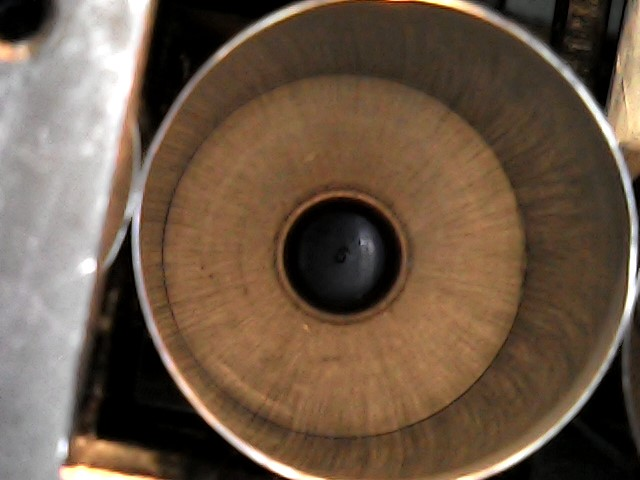
#> input picture clean_img/Img4.jpg, 640 x 480 px, given in place of A150 - 20200630_085434.jpg, which was not available
$ jupyter execute --allow-errors ImageTestingNotebook.ipynb   (shell and % lines are left out)   (text cells are left out)
#> lines starting #> are read from the running program, lines starting #| are printed output that depends on the picture; after the words box and inside, x2 and y2 are one past the last pixel; in counts of white or black regions, pixels touching at a corner belong together; pictures that were not available may be replaced by others from this repository, and a replacement may not be noted
### src/img_preprocessing.py
import cv2
import numpy as np

import settings
from utils import LITTLE_CIRCLE_SCALE


def generate_random_color():
    return [np.random.randint(0, 255) for _ in range(3)]


# [84 lines left out: functions generate_dust, get_random_point_with_dist_ref, generate_noise, not called in this run]


def dirt_img(img):
    return generate_noise(img)


def get_center_circle(img, **hough_params):
    cvt_img = img
    if len(img.shape) == 3:
        cvt_img = cv2.cvtColor(img, cv2.COLOR_BGR2GRAY)
    sigma = 2 if "sigma" not in hough_params else hough_params.pop("sigma")
    kernel_size = (
        11 if "kernel_size" not in hough_params else hough_params.pop("kernel_size")
    )
    cvt_img = cv2.GaussianBlur(
        cvt_img, (kernel_size, kernel_size), sigmaX=sigma, sigmaY=sigma
    )
    if hough_params.get("invert", False):
        cvt_img = 255 - cvt_img
    hough_params.setdefault("param1", settings.PARAM1_HOUGH)
    hough_params.setdefault("param2", settings.PARAM2_HOUGH)
    circles = cv2.HoughCircles(
        cvt_img, cv2.HOUGH_GRADIENT, 1, 10, minRadius=54, maxRadius=65, **hough_params
    )
    # cv2.circle(
    #     img, (circles[0, 0, 0], circles[0, 0, 1]), circles[0, 0, 2], (0, 0, 255), 5
    # )
    return circles[0][0]


def translate_image(img, dx, dy):
    new_img = np.zeros(img.shape, dtype=np.uint8) + img.mean(axis=(0, 1)).astype(
        np.uint8
    )

    if dx > 0 and dy > 0:
        new_img[dy:, dx:] = img[:-dy, :-dx]
    elif dx > 0 and dy < 0:
        new_img[:dy, dx:] = img[-dy:, :-dx]
    elif dx < 0 and dy > 0:
        new_img[dy:, :dx] = img[:-dy, -dx:]
    elif dx < 0 and dy < 0:
        new_img[:dy, :dx] = img[-dy:, -dx:]
    elif dx == 0 and dy > 0:
        new_img[dy:, :] = img[:-dy, :]
    elif dx == 0 and dy < 0:
        new_img[:dy, :] = img[-dy:, :]
    elif dx > 0 and dy == 0:
        new_img[:, dx:] = img[:, :-dx]
    elif dx < 0 and dy == 0:
        new_img[:, :dx] = img[:, -dx:]
    else:
        new_img = img
    return new_img


def mask_circle(img):
    try:
        x, y, rad = get_center_circle(img)
        if abs(rad - settings.SMALL_RADIUS_SIZE) < abs(rad - settings.MED_RADIUS_SIZE):
            rad = settings.BIG_RADIUS_SIZE * rad / settings.SMALL_RADIUS_SIZE
        elif abs(rad - settings.MED_RADIUS_SIZE) < abs(rad - settings.BIG_RADIUS_SIZE):
            rad = settings.BIG_RADIUS_SIZE * rad / settings.MED_RADIUS_SIZE
    except TypeError:
        x, y = settings.AVERAGE_CENTER
        rad = settings.BIG_RADIUS_SIZE
    x, y, rad = int(x), int(y), int(settings.CIRCLE_PERC_FILTER * rad)
    dim = settings.OUTPUT_IMG_DIMENSION
    img = translate_image(img, img.shape[1] // 2 - x, img.shape[0] // 2 - y)
    y_dim = min(img.shape[0] // 2 + rad, img.shape[0]) - max(img.shape[0] // 2 - rad, 0)
    x_dim = min(img.shape[1] // 2 + rad, img.shape[1]) - max(img.shape[1] // 2 - rad, 0)
    filter_dim = min(x_dim, y_dim)
    img = img[
        img.shape[0] // 2 - filter_dim // 2 : img.shape[0] // 2 + filter_dim // 2,
        img.shape[1] // 2 - filter_dim // 2 : img.shape[1] // 2 + filter_dim // 2,
    ]
    circle_mask = np.zeros(img.shape[:2], dtype=np.uint8)
    cv2.circle(circle_mask, (img.shape[1] // 2, img.shape[0] // 2), rad, 255, -1)
    img_mean = img.mean(axis=(0, 1))
    img = cv2.bitwise_and(img, img, mask=circle_mask)
    background = cv2.bitwise_or(img, img_mean, mask=cv2.bitwise_not(circle_mask))
    img = cv2.bitwise_or(img, background)
    return cv2.resize(img, dsize=(dim, dim))


# [18 lines left out: function mask_circle_and_wrap_polar, not called in this run]

### src/ImageTestingNotebook.ipynb
[cell 1]
import cv2
import numpy as np
import matplotlib.pyplot as plt
import tensorflow as tf
from tensorflow.keras.preprocessing.image import ImageDataGenerator
from sklearn.metrics import classification_report
import os
from img_preprocessing import mask_circle
import settings

[cell 2]
def display(func):
    def display_func(*args, **kwargs):
        img = func(*args, **kwargs)
#> in load_img, returned value is the input picture: shape (480, 640, 3); mean B, G, R 71.1, 88.9, 108.9
        cvt_img = img
        plt.figure(figsize=(8, 8))
        if len(img.shape) == 3:
            plt.imshow(cv2.cvtColor(img, cv2.COLOR_BGR2RGB))
        else:
            plt.imshow(img, cmap='gray')
        return img
    return display_func

[cell 3]
@display
def load_img(*args, **kwargs):
    return cv2.imread(*args, **kwargs)

def run_pipeline(pipeline):
    curr_result = pipeline[0][0](*pipeline[0][1], **pipeline[0][2])
    for func, args, kwargs in pipeline[1:]:
        curr_result = func(curr_result, *args, **kwargs)

[cell 4]
img = load_img('../img/Limpias/A150 - 20200630_085434.jpg')

[cell 5]
# [26 lines left out: functions find_main_circle, find_edges, not called in this run]

@display
def gamma_filter(img, gamma):
    return (255 * (img / 255) ** (1 / gamma)).astype(np.uint8)

@display
def equalizeHist(img):
    if len(img.shape) == 3:
        hsv = cv2.cvtColor(img, cv2.COLOR_BGR2HSV)
        hsv[:, :, 2] = cv2.equalizeHist(hsv[:, :, 2])
        return cv2.cvtColor(hsv, cv2.COLOR_HSV2BGR)
    return cv2.equalizeHist(img)

# [4 lines left out: function threshold, not called in this run]

@display
def adaptThresh(*args, **kwargs):
    return cv2.adaptiveThreshold(*args, **kwargs)

[cell 6]
img = load_img('../img/train/clean/A150 - 20200630_085434.jpg')
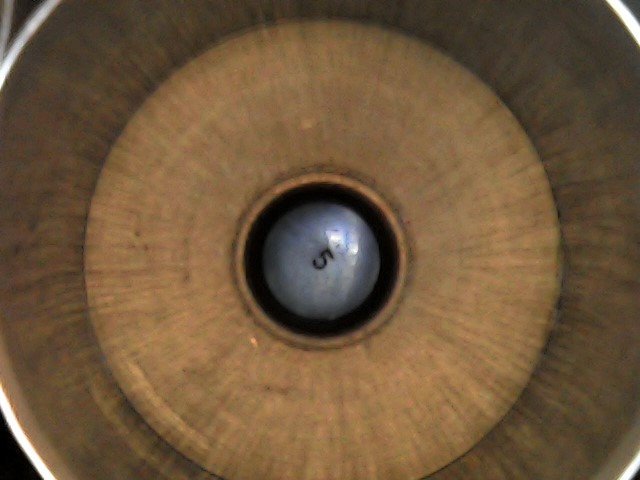
#> input picture clean_img/Img5.jpg, 640 x 480 px, given in place of A150 - 20200630_085434.jpg, which was not available
#> in load_img, returned value is the input picture: shape (480, 640, 3); mean B, G, R 60.2, 87.8, 112.2

img = cv2.cvtColor(img, cv2.COLOR_BGR2YUV)
#> img: shape (480, 640, 3); mean of channels 0, 1, 2 91.9, 112.4, 145.8
channels = cv2.split(img)
#> (the rest of this cell did not finish here and is left out)

[cell 7]
pipeline = [
    (cv2.cvtColor, (img, cv2.COLOR_BGR2YUV), {}),
    (equalizeHist, (), {}),
    (cv2.cvtColor, (img, cv2.COLOR_YUV2BGR), {}),
    #(gamma_filter, (img, 0.7), {}),
    #(cv2.GaussianBlur, ((11, 11), ), {"sigmaX": 2, "sigmaY": 2}),
    #(threshold, (20, 255, cv2.THRESH_BINARY_INV), {}),
    #(display(cv2.morphologyEx), (cv2.MORPH_GRADIENT, np.ones((3,3), np.uint8)), {}),
    #(cv2.ad, ((5, 5), ), {"sigmaX": 2, "sigmaY": 2}),
    #(adaptThresh, (255, cv2.ADAPTIVE_THRESH_GAUSSIAN_C, cv2.THRESH_BINARY_INV, 7, 5), {}),
    #(display(cv2.morphologyEx), (cv2.MORPH_CLOSE, np.ones((3,3), np.uint8)), {}),
    #(display(cv2.morphologyEx), (cv2.MORPH_OPEN, np.ones((5,5), np.uint8)), {}),
    #(gamma_filter, (2, ), {}),
    #(equalizeHist, (), {}),
    #(find_edges, (120, 255), {'L2gradient': True}),
    #(find_main_circle, (), {})
]
# [4 lines of commented-out code are left out]
#> (the rest of this cell did not finish here and is left out)

#> in run_pipeline, `curr_result = pipeline[0][0](*pipeline[0][1], **pipeline[0][2])`: curr_result: shape (480, 640, 3); mean of channels 0, 1, 2 120, 114.2, 150.6
#> the loop in run_pipeline, `for func, args, kwargs in pipeline[1:]:` made 2 passes
#> args on pass 1: ()
#> pass 1, in display_func (call 3), `img = func(*args, **kwargs)`:
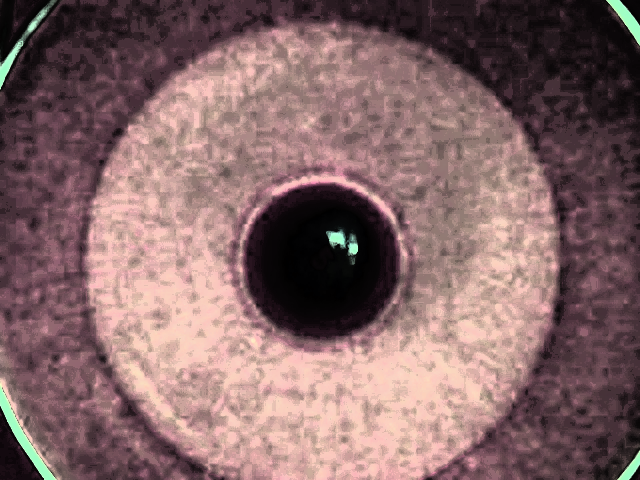
#> img: shape (480, 640, 3); mean B, G, R 103.9, 103.7, 133.2

#> (a cell that did not finish here is left out)

[cell 9]
def decode_label(label):
    if "clean" in label:
        return 0
    else:
        return 1

# [5 lines left out: function decode_image, not called in this run]

def read_image(file_path):
    return tf.io.read_file(file_path)

# [4 lines left out: function parse_input, not called in this run]

def load_dataset(file_names):
    labels = [decode_label(value) for value in file_names]
    dataset = tf.data.Dataset.from_tensor_slices((file_names, labels))
    dataset = dataset.map(parse_input)
    return dataset

def get_dataset(file_names):
    dataset = load_dataset(file_names)
    dataset = dataset.batch(16)
    return dataset

val_paths = []
test_paths = []

for dirname, _, filenames in os.walk('../img/test'):
    for filename in filenames:
        test_paths.append(os.path.join(dirname, filename))

for dirname, _, filenames in os.walk('../img/dev'):
    for filename in filenames:
        val_paths.append(os.path.join(dirname, filename))

#> (a cell that did not finish here is left out)

test_dataset= get_dataset(test_paths)

y_dev_pred = (model.predict(dev_dataset)> 0.5).astype(int)
y_dev_real = np.array([decode_label(path) for path in val_paths])
y_test_pred = (model.predict(test_dataset)> 0.5).astype(int)
y_test_real = np.array([decode_label(path) for path in test_paths])

#> (a cell that did not finish here is left out)

[cell 12]
for path in os.listdir('../img/test_special/clean'):
    path = f"../img/test_special/clean/{path}"
    cv2.imwrite(path, mask_circle(cv2.resize(cv2.imread(path), dsize=(settings.IMG_DIMENSION_W, settings.IMG_DIMENSION_H))))
#> in get_center_circle, `cvt_img = cv2.cvtColor(img, cv2.COLOR_BGR2GRAY)`:
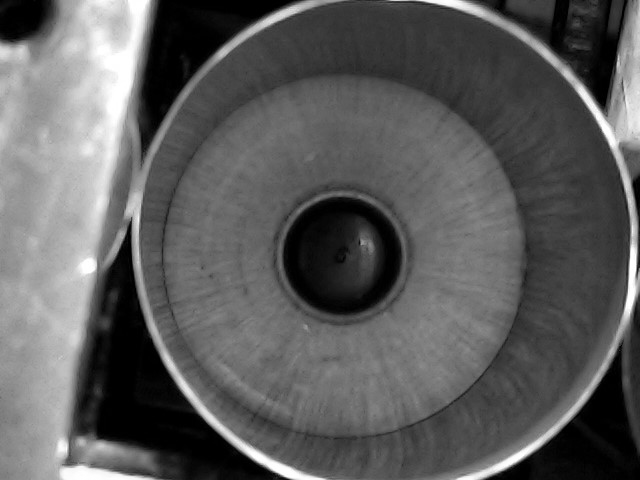
#> cvt_img: shape (480, 640); min 0, max 255, mean 92.8
#> in get_center_circle, `circles = cv2.HoughCircles( cvt_img, cv2.HOUGH_GRADIENT, 1, 10, minRad..`: circles = [[341.5, 255.5, 58.9]]
#> in mask_circle, `x, y, rad = get_center_circle(img)`: x = 341.5; y = 255.5; rad = 58.9
#> in mask_circle, `rad = settings.BIG_RADIUS_SIZE * rad / settings.SMALL_RADIUS_SIZE`: rad = 252.4
#> in mask_circle, `x, y, rad = int(x), int(y), int(settings.CIRCLE_PERC_FILTER * rad)`: x = 341; y = 255; rad = 171
#> in translate_image, `new_img = np.zeros(img.shape, dtype=np.uint8) + img.mean(axis=(0, 1))...`:
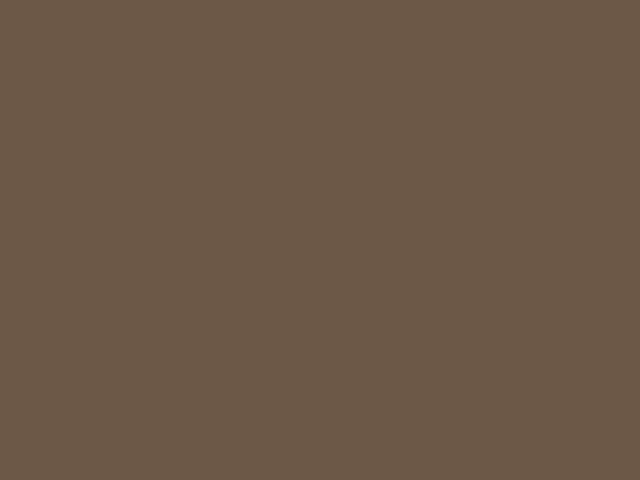
#> new_img: shape (480, 640, 3); mean B, G, R 71, 88, 108
#> in translate_image, `new_img[:dy, :dx] = img[-dy:, -dx:]`:
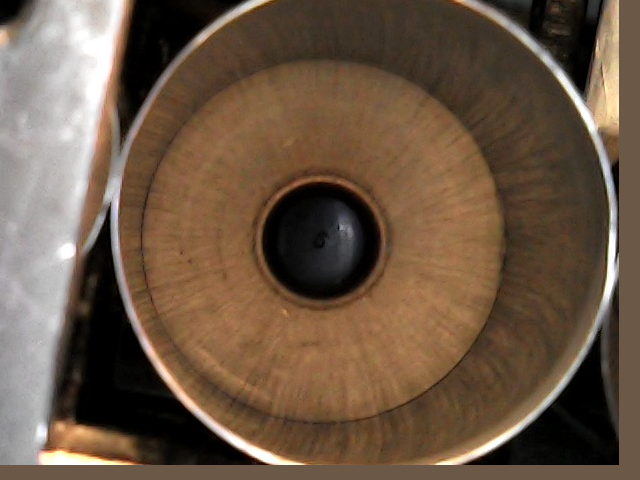
#> new_img: shape (480, 640, 3); mean B, G, R 69, 87.5, 108.3
#> in mask_circle, `y_dim = min(img.shape[0] // 2 + rad, img.shape[0]) - max(img.shape[0] ..`: y_dim = 342
#> in mask_circle, `img = img[ img.shape[0] // 2 - filter_dim // 2 : img.shape[0] // 2 + f..`:
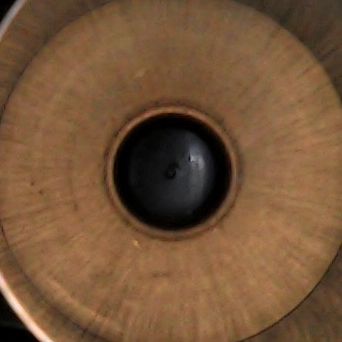
#> img: shape (342, 342, 3); mean B, G, R 56.8, 85.3, 118
#> in mask_circle, `cv2.circle(circle_mask, (img.shape[1] // 2, img.shape[0] // 2), rad, 2..`:
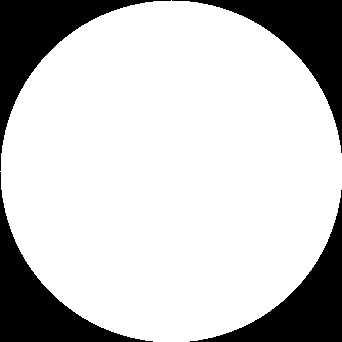
#> circle_mask: shape (342, 342); 78.5% white; 4 black regions, box (x1, y1, x2, y2) and area: (0, 0, 171, 171) 6455, (172, 0, 342, 153) 6284, (0, 172, 153, 342) 6284, (190, 190, 342, 342) 6114
#> in mask_circle, `img_mean = img.mean(axis=(0, 1))`: img_mean = [56.82, 85.29, 118]
#> in mask_circle, `img = cv2.bitwise_and(img, img, mask=circle_mask)`:
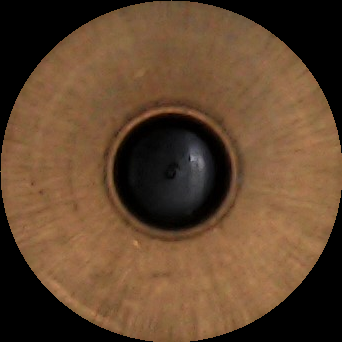
#> img: shape (342, 342, 3); mean B, G, R 46.1, 69.7, 96.9
#> in mask_circle, `background = cv2.bitwise_or(img, img_mean, mask=cv2.bitwise_not(circle..`:
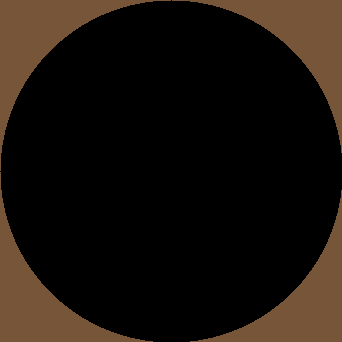
#> background: shape (342, 342, 3); mean B, G, R 12.2, 18.3, 25.4
#> in mask_circle, `img = cv2.bitwise_or(img, background)`:
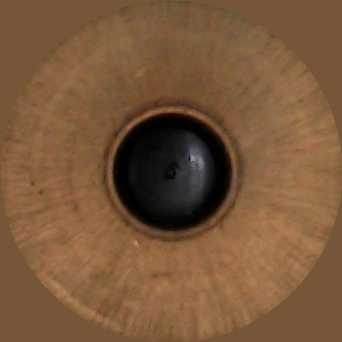
#> img: shape (342, 342, 3); mean B, G, R 58.4, 88, 122.2

#> (a cell that did not finish here is left out)
